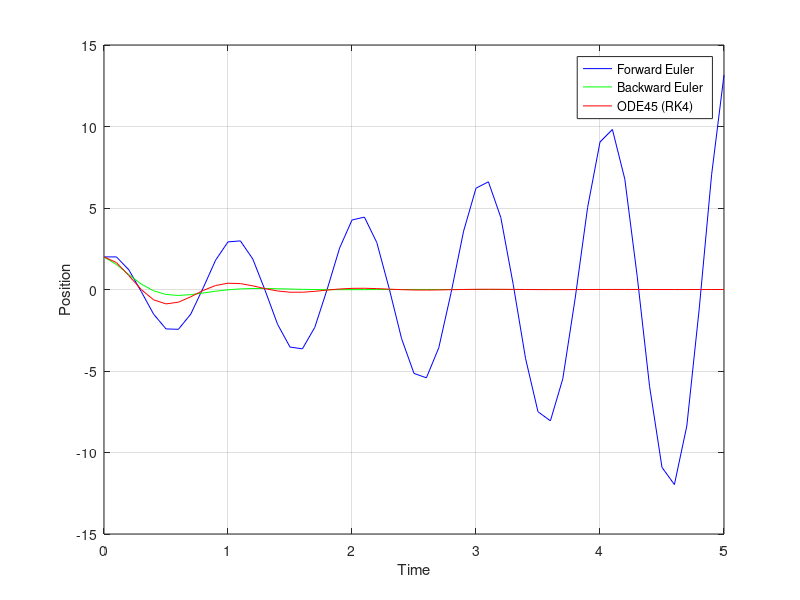

Recreate this plot in MATLAB.
% Spring-mass-damper system
clear; close; clc;

w = 2*pi;           % natural frequency
d = 0.25;           % damping ratio
A = [0 1;-w^2 -2*d*w];
% dot{x} = A*x

dt = 0.1;          % time step
T = 5;              % amount of time to integrate
x0 = [2; 0];        % initial condition (x=2; v=0);

% iterate forward Euler scheme
xF(:,1) = x0;       % state
tF(1) = 0;          % time
for k=1:T/dt
    tF(k+1) = k*dt;
    xF(:,k+1) = (eye(2) + dt*A)*xF(:,k);
end

% iterate Backward Euler scheme
xB(:,1) = x0;       % state
tB(1) = 0;          % time
for k=1:T/dt
    tB(k+1) = k*dt;
    xB(:,k+1) = inv(eye(2)-A*dt)*xB(:,k);
    % probably pre-compile inverse for efficiency
end

% compute better simulation using built-in Matlab integrator
% 4-th order Runge Kutta integrator
[t,xGood] = ode45( @(t,x) A*x, 0:dt:T, x0); % using function handle

% Plots
plot(tF,xF(1,:),'b'), xlabel('Time'), ylabel('Position'), grid % FE plot
hold on
plot(tB,xB(1,:),'g'), % BE plot
hold on
plot(t,xGood(:,1),'r') % RK4 plot
legend('Forward Euler','Backward Euler','ODE45 (RK4)')
hold off
